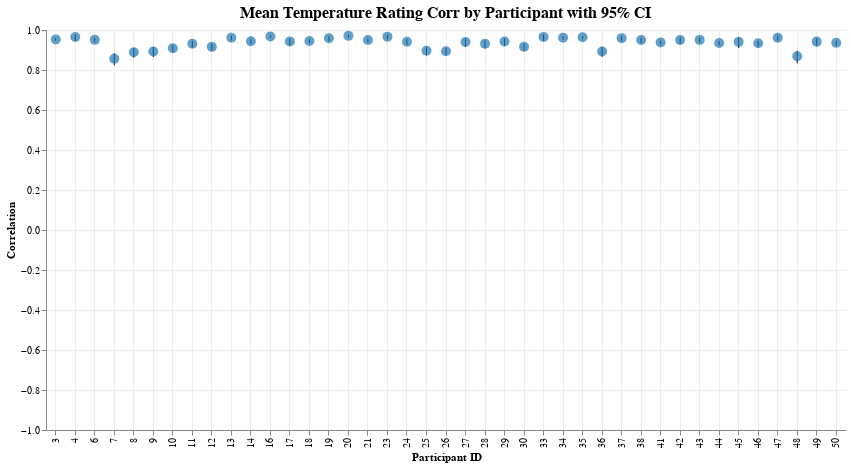

The notebook cell saved with this chart:
### Markdown cell above
## Temperature / Rating

### Code cell
col1, col2 = "temperature", "rating"

corr_by_trial = calculate_correlations_by_trial(df, col1, col2)
corr_by_participant = aggregate_correlations_fisher_z(
    corr_by_trial, f"{col1}_{col2}_corr", "participant_id", include_ci=True
)
plot_correlations_by_trial(corr_by_trial, f"{col1}_{col2}_corr")
plot_correlations_by_participant(corr_by_participant, f"{col1}_{col2}_corr")

### Figure 1 — Vega-Lite specification as saved in the notebook (floating-point values rounded to 4 significant figures)
{"config": {"view": {"continuousWidth": 300, "continuousHeight": 300, "strokeWidth": 0}, "axis": {"grid": true, "gridColor": "#ededed"}, "title": {"fontSize": 16, "anchor": "middle"}}, "layer": [{"mark": {"type": "rule"}, "encoding": {"x": {"axis": {"title": "Participant ID"}, "field": "participant_id", "type": "ordinal"}, "y": {"axis": {"title": "Correlation"}, "field": "participant_id_temperature_rating_corr_ci_lower", "scale": {"domain": [-1, 1]}, "type": "quantitative"}, "y2": {"field": "participant_id_temperature_rating_corr_ci_upper"}}}, {"mark": {"type": "circle", "color": "#1f77b4", "size": 100}, "encoding": {"tooltip": [{"field": "participant_id", "title": "Participant", "type": "nominal"}, {"field": "participant_id_temperature_rating_corr_mean", "format": ".3f", "title": "Mean Correlation", "type": "quantitative"}, {"field": "participant_id_temperature_rating_corr_ci_lower", "format": ".3f", "title": "CI Lower", "type": "quantitative"}, {"field": "participant_id_temperature_rating_corr_ci_upper", "format": ".3f", "title": "CI Upper", "type": "quantitative"}], "x": {"axis": {"title": "Participant ID"}, "field": "participant_id", "type": "ordinal"}, "y": {"field": "participant_id_temperature_rating_corr_mean", "type": "quantitative"}}}], "data": {"name": "data-eb2b8ba91a657a391f4c5b2a9bfefbd0"}, "height": 400, "title": "Mean Temperature Rating Corr by Participant with 95% CI", "width": 800, "$schema": "https://vega.github.io/schema/vega-lite/v5.20.1.json", "datasets": {"data-eb2b8ba91a657a391f4c5b2a9bfefbd0": [{"participant_id": 3, "participant_id_temperature_rating_corr_mean": 0.953, "participant_id_temperature_rating_corr_ci_lower": 0.9462, "participant_id_temperature_rating_corr_ci_upper": 0.9589}, {"participant_id": 4, "participant_id_temperature_rating_corr_mean": 0.9652, "participant_id_temperature_rating_corr_ci_lower": 0.9452, "participant_id_temperature_rating_corr_ci_upper": 0.978}, {"participant_id": 6, "participant_id_temperature_rating_corr_mean": 0.9507, "participant_id_temperature_rating_corr_ci_lower": 0.937, "participant_id_temperature_rating_corr_ci_upper": 0.9615}, {"participant_id": 7, "participant_id_temperature_rating_corr_mean": 0.8566, "participant_id_temperature_rating_corr_ci_lower": 0.8228, "participant_id_temperature_rating_corr_ci_upper": 0.8843}, {"participant_id": 8, "participant_id_temperature_rating_corr_mean": 0.8884, "participant_id_temperature_rating_corr_ci_lower": 0.8618, "participant_id_temperature_rating_corr_ci_upper": 0.9101}, {"participant_id": 9, "participant_id_temperature_rating_corr_mean": 0.8925, "participant_id_temperature_rating_corr_ci_lower": 0.8643, "participant_id_temperature_rating_corr_ci_upper": 0.9151}, {"participant_id": 10, "participant_id_temperature_rating_corr_mean": 0.9085, "participant_id_temperature_rating_corr_ci_lower": 0.8895, "participant_id_temperature_rating_corr_ci_upper": 0.9243}, {"participant_id": 11, "participant_id_temperature_rating_corr_mean": 0.9309, "participant_id_temperature_rating_corr_ci_lower": 0.9126, "participant_id_temperature_rating_corr_ci_upper": 0.9455}, {"participant_id": 12, "participant_id_temperature_rating_corr_mean": 0.9157, "participant_id_temperature_rating_corr_ci_lower": 0.8966, "participant_id_temperature_rating_corr_ci_upper": 0.9313}, {"participant_id": 13, "participant_id_temperature_rating_corr_mean": 0.9613, "participant_id_temperature_rating_corr_ci_lower": 0.9479, "participant_id_temperature_rating_corr_ci_upper": 0.9712}, {"participant_id": 14, "participant_id_temperature_rating_corr_mean": 0.9442, "participant_id_temperature_rating_corr_ci_lower": 0.9311, "participant_id_temperature_rating_corr_ci_upper": 0.9549}, {"participant_id": 16, "participant_id_temperature_rating_corr_mean": 0.9672, "participant_id_temperature_rating_corr_ci_lower": 0.9595, "participant_id_temperature_rating_corr_ci_upper": 0.9735}, {"participant_id": 17, "participant_id_temperature_rating_corr_mean": 0.943, "participant_id_temperature_rating_corr_ci_lower": 0.9239, "participant_id_temperature_rating_corr_ci_upper": 0.9574}, {"participant_id": 18, "participant_id_temperature_rating_corr_mean": 0.9447, "participant_id_temperature_rating_corr_ci_lower": 0.9339, "participant_id_temperature_rating_corr_ci_upper": 0.9538}, {"participant_id": 19, "participant_id_temperature_rating_corr_mean": 0.9585, "participant_id_temperature_rating_corr_ci_lower": 0.9434, "participant_id_temperature_rating_corr_ci_upper": 0.9696}, {"participant_id": 20, "participant_id_temperature_rating_corr_mean": 0.9707, "participant_id_temperature_rating_corr_ci_lower": 0.9619, "participant_id_temperature_rating_corr_ci_upper": 0.9775}, {"participant_id": 21, "participant_id_temperature_rating_corr_mean": 0.9497, "participant_id_temperature_rating_corr_ci_lower": 0.939, "participant_id_temperature_rating_corr_ci_upper": 0.9585}, {"participant_id": 23, "participant_id_temperature_rating_corr_mean": 0.9668, "participant_id_temperature_rating_corr_ci_lower": 0.9532, "participant_id_temperature_rating_corr_ci_upper": 0.9765}, {"participant_id": 24, "participant_id_temperature_rating_corr_mean": 0.9412, "participant_id_temperature_rating_corr_ci_lower": 0.9249, "participant_id_temperature_rating_corr_ci_upper": 0.954}, {"participant_id": 25, "participant_id_temperature_rating_corr_mean": 0.8961, "participant_id_temperature_rating_corr_ci_lower": 0.8724, "participant_id_temperature_rating_corr_ci_upper": 0.9157}, {"participant_id": 26, "participant_id_temperature_rating_corr_mean": 0.8936, "participant_id_temperature_rating_corr_ci_lower": 0.8737, "participant_id_temperature_rating_corr_ci_upper": 0.9106}, {"participant_id": 27, "participant_id_temperature_rating_corr_mean": 0.9399, "participant_id_temperature_rating_corr_ci_lower": 0.9151, "participant_id_temperature_rating_corr_ci_upper": 0.9576}, {"participant_id": 28, "participant_id_temperature_rating_corr_mean": 0.931, "participant_id_temperature_rating_corr_ci_lower": 0.9081, "participant_id_temperature_rating_corr_ci_upper": 0.9483}, {"participant_id": 29, "participant_id_temperature_rating_corr_mean": 0.9424, "participant_id_temperature_rating_corr_ci_lower": 0.9208, "participant_id_temperature_rating_corr_ci_upper": 0.9583}, {"participant_id": 30, "participant_id_temperature_rating_corr_mean": 0.9158, "participant_id_temperature_rating_corr_ci_lower": 0.8963, "participant_id_temperature_rating_corr_ci_upper": 0.9318}, {"participant_id": 33, "participant_id_temperature_rating_corr_mean": 0.9656, "participant_id_temperature_rating_corr_ci_lower": 0.9463, "participant_id_temperature_rating_corr_ci_upper": 0.978}, {"participant_id": 34, "participant_id_temperature_rating_corr_mean": 0.961, "participant_id_temperature_rating_corr_ci_lower": 0.9513, "participant_id_temperature_rating_corr_ci_upper": 0.9687}, {"participant_id": 35, "participant_id_temperature_rating_corr_mean": 0.964, "participant_id_temperature_rating_corr_ci_lower": 0.9563, "participant_id_temperature_rating_corr_ci_upper": 0.9704}, {"participant_id": 36, "participant_id_temperature_rating_corr_mean": 0.8929, "participant_id_temperature_rating_corr_ci_lower": 0.8661, "participant_id_temperature_rating_corr_ci_upper": 0.9145}, {"participant_id": 37, "participant_id_temperature_rating_corr_mean": 0.9593, "participant_id_temperature_rating_corr_ci_lower": 0.9463, "participant_id_temperature_rating_corr_ci_upper": 0.9692}, {"participant_id": 38, "participant_id_temperature_rating_corr_mean": 0.9499, "participant_id_temperature_rating_corr_ci_lower": 0.9359, "participant_id_temperature_rating_corr_ci_upper": 0.9608}, {"participant_id": 41, "participant_id_temperature_rating_corr_mean": 0.9381, "participant_id_temperature_rating_corr_ci_lower": 0.9271, "participant_id_temperature_rating_corr_ci_upper": 0.9475}, {"participant_id": 42, "participant_id_temperature_rating_corr_mean": 0.9504, "participant_id_temperature_rating_corr_ci_lower": 0.9311, "participant_id_temperature_rating_corr_ci_upper": 0.9644}, {"participant_id": 43, "participant_id_temperature_rating_corr_mean": 0.9506, "participant_id_temperature_rating_corr_ci_lower": 0.9372, "participant_id_temperature_rating_corr_ci_upper": 0.9612}, {"participant_id": 44, "participant_id_temperature_rating_corr_mean": 0.9352, "participant_id_temperature_rating_corr_ci_lower": 0.9243, "participant_id_temperature_rating_corr_ci_upper": 0.9446}, {"participant_id": 45, "participant_id_temperature_rating_corr_mean": 0.9408, "participant_id_temperature_rating_corr_ci_lower": 0.9099, "participant_id_temperature_rating_corr_ci_upper": 0.9613}, {"participant_id": 46, "participant_id_temperature_rating_corr_mean": 0.9335, "participant_id_temperature_rating_corr_ci_lower": 0.9171, "participant_id_temperature_rating_corr_ci_upper": 0.9467}, {"participant_id": 47, "participant_id_temperature_rating_corr_mean": 0.9614, "participant_id_temperature_rating_corr_ci_lower": 0.9465, "participant_id_temperature_rating_corr_ci_upper": 0.9721}, {"participant_id": 48, "participant_id_temperature_rating_corr_mean": 0.8684, "participant_id_temperature_rating_corr_ci_lower": 0.8333, "participant_id_temperature_rating_corr_ci_upper": 0.8965}, {"participant_id": 49, "participant_id_temperature_rating_corr_mean": 0.942, "participant_id_temperature_rating_corr_ci_lower": 0.9181, "participant_id_temperature_rating_corr_ci_upper": 0.9591}, {"participant_id": 50, "participant_id_temperature_rating_corr_mean": 0.9358, "participant_id_temperature_rating_corr_ci_lower": 0.9216, "participant_id_temperature_rating_corr_ci_upper": 0.9474}]}}
